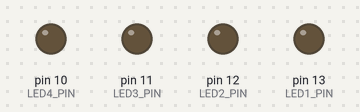
A sketch run on a simulated Arduino Uno, built with avr-gcc and run on an emulated ATmega328P. Parts: output pins drawn as LEDs (lit = HIGH).

Above: at 0.15 s.
At 0.45 s:
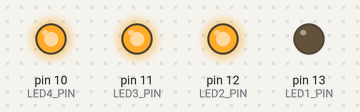
At 1.35 s:
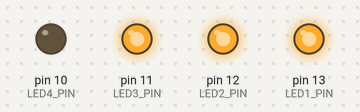
At 1.66 s:
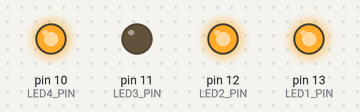
At 3.78 s:
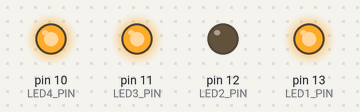
Timing chart, 0 to 4.2 s (numbered marks = the images above):
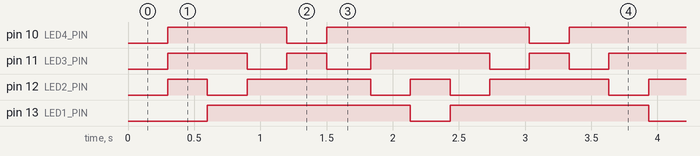

The sketch:

solution.ino
```cpp
#include "funshield.h"

unsigned long lastTime;
unsigned long timer;
constexpr long INTERVAL = 300;

constexpr int LED_PINS[] = {LED1_PIN, LED2_PIN, LED3_PIN, LED4_PIN};
constexpr int LEDS_SIZE = sizeof(LED_PINS)/sizeof(LED_PINS[0]);
unsigned int currentLED = 0;
bool isMovingForward = false;

void setup() {
  for (int i = 0; i < LEDS_SIZE; i++){
    pinMode(LED_PINS[i], OUTPUT);
  }

  lastTime = millis();
  timer = 0;
}

void moveLed(){
  if (isMovingForward){
    currentLED -= 1;
  }
  else{
    currentLED += 1;
  }
}

void animationStep(){
  for (int checkedLED = 0; checkedLED < LEDS_SIZE; checkedLED++){
      if (checkedLED != currentLED){
        digitalWrite(LED_PINS[checkedLED], OFF);
      }
      else{
        digitalWrite(LED_PINS[checkedLED], ON);
      }
    }
  moveLed();
}

void changeDirection(){
  if (currentLED == 0 || currentLED == LEDS_SIZE - 1){
    isMovingForward = !isMovingForward;
  }
}

int animate(){
  if (timer >= INTERVAL){
    timer -= INTERVAL;
    animationStep();
    changeDirection();
  }
  return timer;
}

void loop() {
  unsigned long currentTime = millis();
  unsigned long deltaTime = currentTime - lastTime;

  lastTime = currentTime;
  timer += deltaTime;

  animate();


}
```

funshield.h
```cpp
// Funshield constants
// v2.0.0 01.03.2026

#ifndef FUNSHIELD_CONSTANTS_H__
#define FUNSHIELD_CONSTANTS_H__

// convenience constants for switching on/off
constexpr int ON = LOW;
constexpr int OFF = HIGH;

// buzzer
constexpr int BEEP_PIN = 3;

// LEDs
constexpr int LED1_PIN = 13;
constexpr int LED2_PIN = 12;
constexpr int LED3_PIN = 11;
constexpr int LED4_PIN = 10;

// buttons
constexpr int BUTTON1_PIN = A1;
constexpr int BUTTON2_PIN = A2;
constexpr int BUTTON3_PIN = A3;

// trimmer
constexpr int TRIMMER_PIN = A0;

// 7-segs
// control pins
constexpr int SEG7_LATCH_PIN = 4;
constexpr int SEG7_CLOCK_PIN = 7;
constexpr int SEG7_DATA_PIN = 8;

constexpr byte SEG7_EMPTY_GLYPH = 0xff;

// numerical digits
constexpr byte SEG7_DIGIT_GLYPHS[10] = { 0xc0, 0xf9, 0xa4, 0xb0, 0x99, 0x92, 0x82, 0xf8, 0x80, 0x90 };

// map of letter glyphs
constexpr byte SEG7_LETTER_GLYPHS[] {
  0b10001000,   // A
  0b10000011,   // b
  0b11000110,   // C
  0b10100001,   // d
  0b10000110,   // E
  0b10001110,   // F
  0b10000010,   // G
  0b10001001,   // H
  0b11111001,   // I
  0b11100001,   // J
  0b10000101,   // K
  0b11000111,   // L
  0b11001000,   // M
  0b10101011,   // n
  0b10100011,   // o
  0b10001100,   // P
  0b10011000,   // q
  0b10101111,   // r
  0b10010010,   // S
  0b10000111,   // t
  0b11000001,   // U
  0b11100011,   // v
  0b10000001,   // W
  0b10110110,   // ksi
  0b10010001,   // Y
  0b10100100,   // Z
};

#endif
```

Measured:
- by itself, pin 10 (LED4_PIN): repeats every 1.8 s: LOW 0.30 s, HIGH 1.5 s
- by itself, pin 11 (LED3_PIN): repeats every 1.8 s: LOW 0.30 s, HIGH 0.30 s, LOW 0.33 s, HIGH 0.90 s
- by itself, pin 12 (LED2_PIN): repeats every 1.8 s: LOW 0.30 s, HIGH 0.93 s, LOW 0.30 s, HIGH 0.30 s
- by itself, pin 13 (LED1_PIN): alternates HIGH for 1.5 s and LOW for 0.30 s
